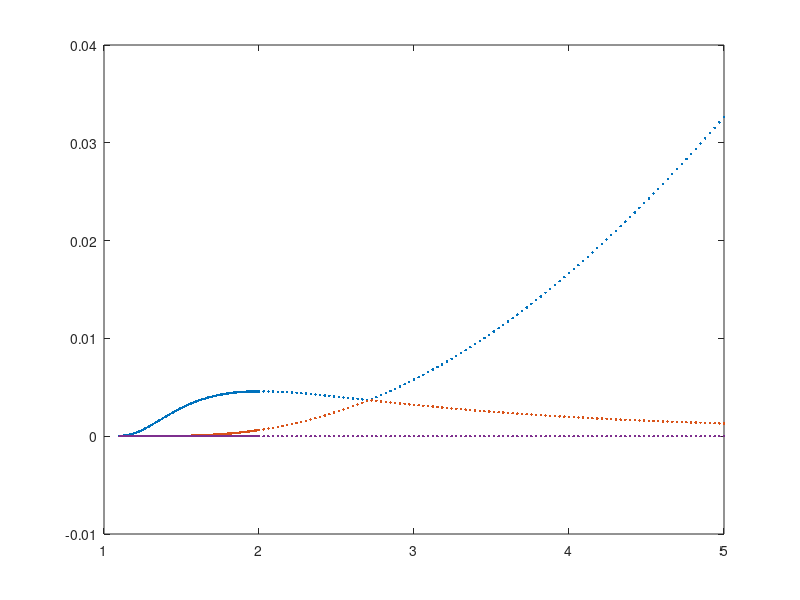
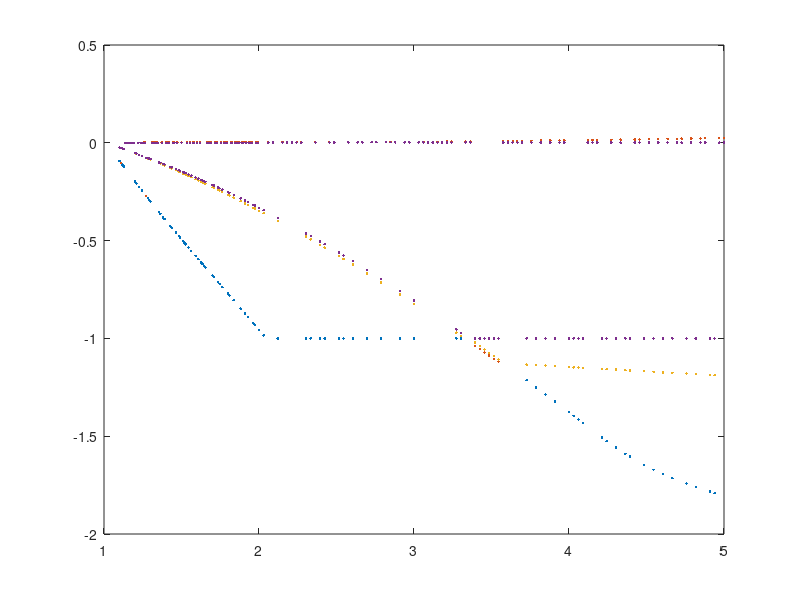
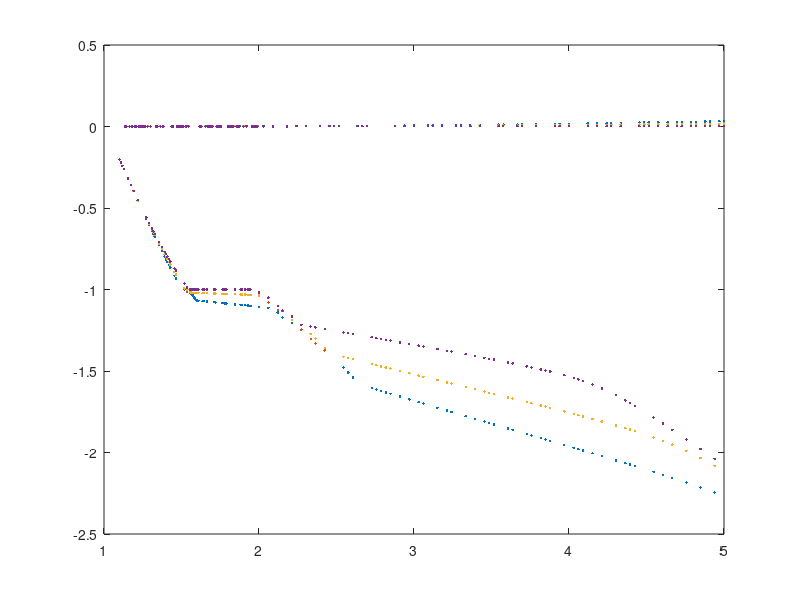

MATLAB code for these plots, in order:
figure(1)
load('Coarsening2Periods.mat')
plot(masses,evals,'.')

figure(2)
load('Coarsening3Periods.mat')
plot(masses,evals,'.')

figure(3)
load('Coarsening4Periods.mat')
plot(masses,evals,'.')